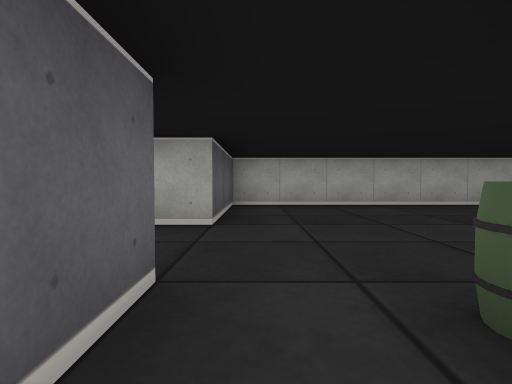
View 1 (above)

19 first-person views from a walk through a cub3D ray-caster map. The camera is about half as high as the walls, tilts 2° down and sees 80° across. The floor is counted in squares. Each view is taken from the middle of a square. On the plan, view 1 faces up. The plan holds only what a view shows up to about 9 squares ahead; the rest is blank.

View 2
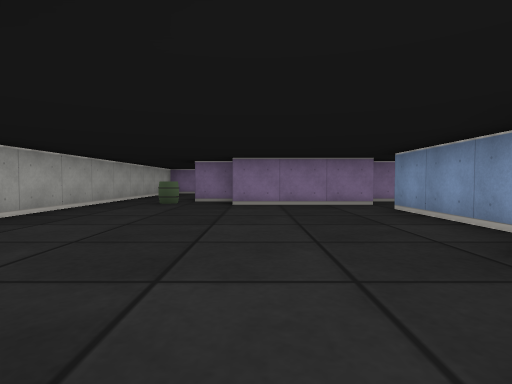

View 3
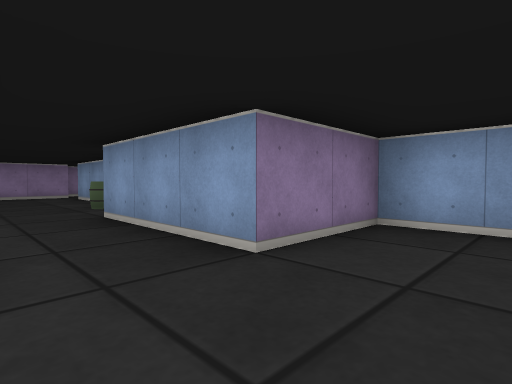

View 4
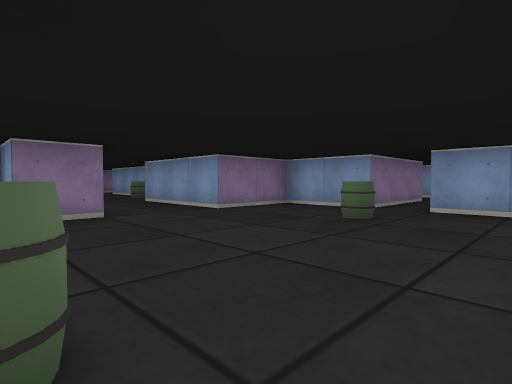

View 5
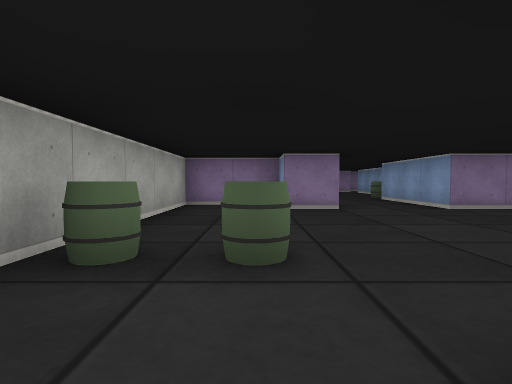

View 6
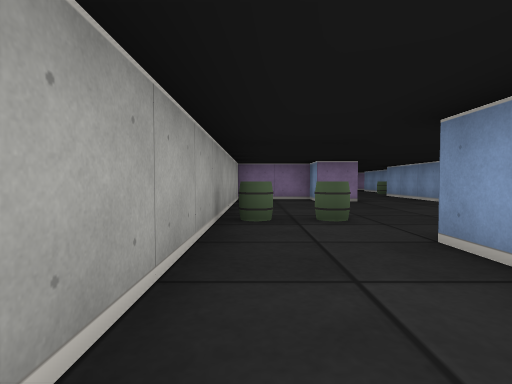

View 7
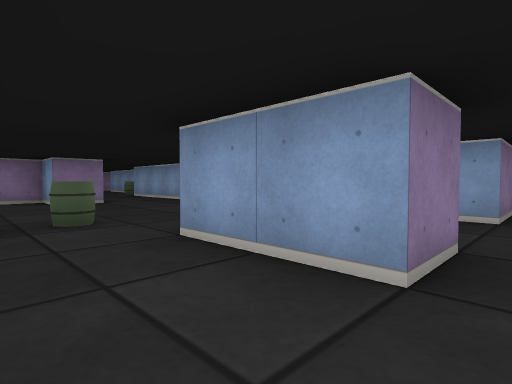

View 8
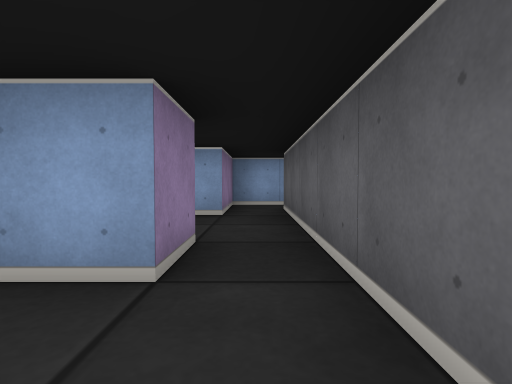

View 9
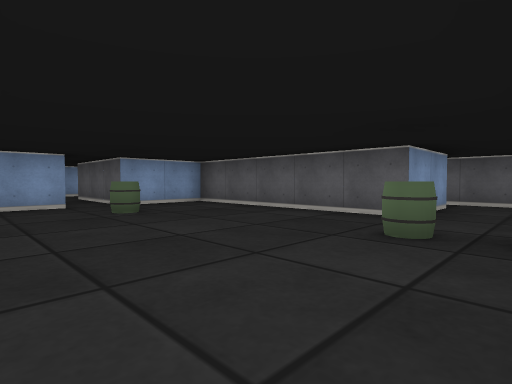

View 10
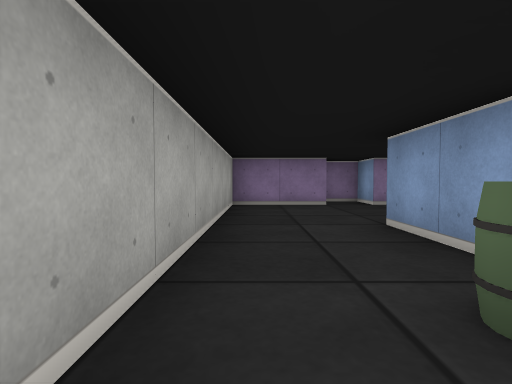

View 11
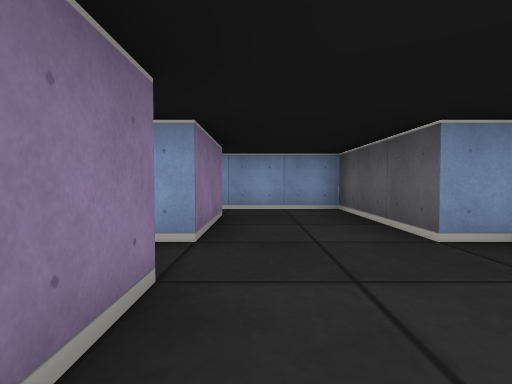

View 12
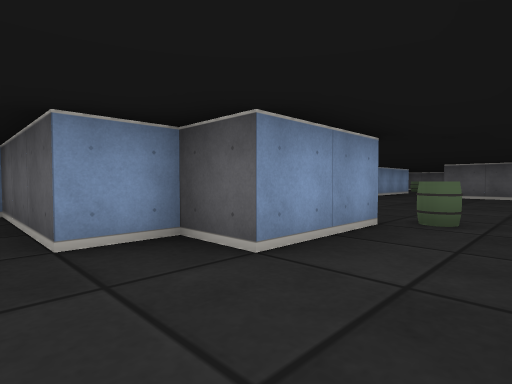

View 13
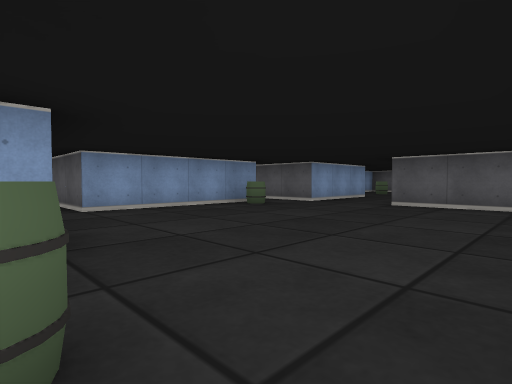

View 14
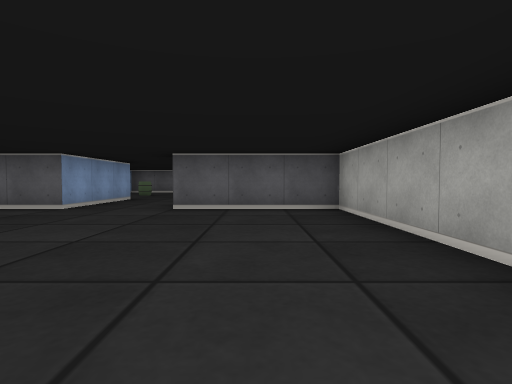

View 15
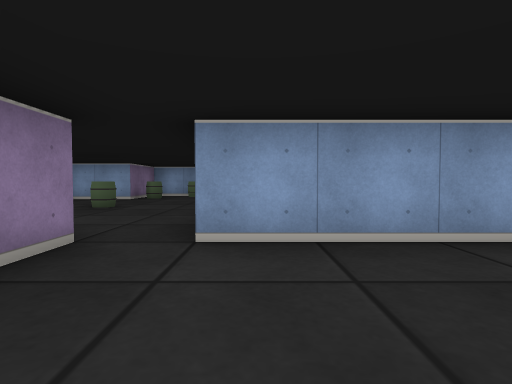

View 16
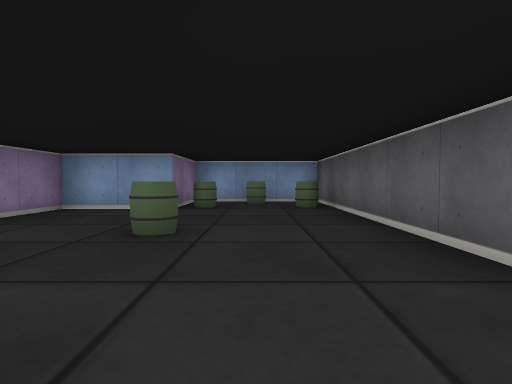

View 17
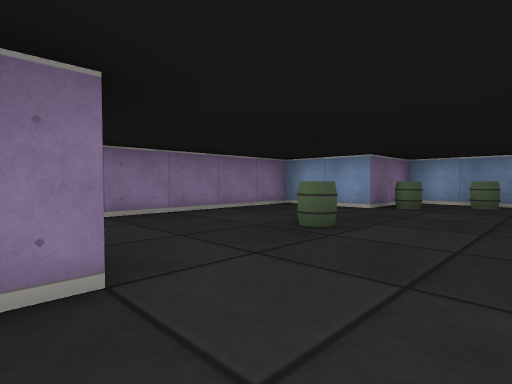

View 18
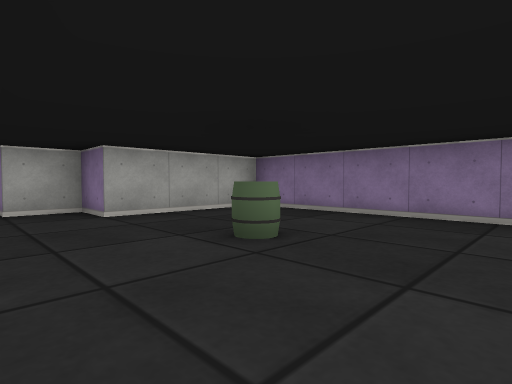

View 19
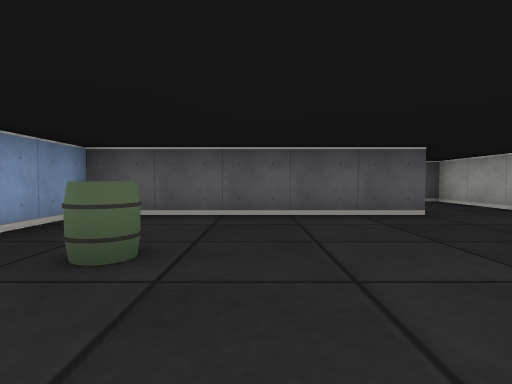

### Floor plan
Points are (right, up) in squares from view 1. A wall is a line through its corners. A room is listed if a view was taken in it or the views show most of it. See-through windows are left out.
Room 1 (views 1, 10, 11, 12, 13, 14, 15, 17)
walls: (6.5, 3.5) (6.5, 4.5) (8.5, 4.5) (8.5, 3.5) (9.5, 3.5) (9.5, 0.5) (11.6, 0.5); (5.5, 0.5) (5.5, 3.5) (5.9, 3.5); (0.5, 0.5) (4.5, 0.5) (4.5, -0.5); (-0.5, 1.5) (-0.5, -0.2); (11.5, 4.4) (11.5, 6.5) (-0.5, 6.5) (-0.5, 3.5); (11.5, 1.5) (11.5, 3.5) (12.5, 3.5) (12.5, 4.2)
ways out: opening at (-1, 2.5) to room 2; opening at (5, 0) to room 4; opening at (0, 0)
objects: barrel (1, 1); barrel (6, 5)
Room 2 (views 2, 3, 4, 5, 9, 19)
walls: (-3.5, 3.4) (-3.5, 4.5) (-2.5, 4.5) (-2.5, 6.5) (-10.5, 6.5); (-10.5, 4.5) (-8.5, 4.5) (-8.5, -0.5) (-6.5, -0.5) (-6.5, -3.5); (-0.5, 3.5) (-1.2, 3.5); (-5.5, -3.5) (-5.5, -0.5) (-3.5, -0.5) (-3.5, 1.5) (-0.5, 1.5)
ways out: opening at (-1, 2.5) to room 1; opening at (-9.5, 5.5) to room 3; opening at (-6, -3)
objects: barrel (-7, 5); barrel (-7, 6); barrel (-6, 1)
Room 3 (views 6, 7, 8)
walls: (-10.5, 3.4) (-10.5, 4.5); (-10.5, 0.5) (-10.5, 1.5) (-10, 1.5); (-10.5, 6.5) (-11.5, 6.5) (-11.5, 0.5)
ways out: opening at (-9.5, 5.5) to room 2; opening at (-11, 1)
Room 4 (views 16, 18)
walls: (4.5, -0.5) (4.5, -7.5) (7.5, -7.5) (7.5, -5.5) (9.5, -5.5) (9.5, -0.5) (6.5, -0.5) (6.5, 0.5) (5.5, 0.5)
ways out: opening at (5, 0) to room 1
objects: barrel (5, -6); barrel (6, -7); barrel (7, -6); barrel (7, -3)

Positions as (right, up) in squares from view 1, and headings:
1: (0, 0), facing up
2: (-1, 3), facing right
3: (-5, 3), facing down-right
4: (-8, 5), facing down-right
5: (-9, 5), facing right
6: (-11, 6), facing right
7: (-11, 6), facing down-right
8: (-11, 6), facing down
9: (-4, 6), facing down-left
10: (5, 6), facing right
11: (11, 6), facing down
12: (10, 6), facing down-left
13: (6, 6), facing down-left
14: (5, 5), facing left
15: (4, 3), facing down
16: (6, 0), facing down
17: (5, 0), facing down-right
18: (5, -5), facing up-right
19: (-4, 2), facing left
